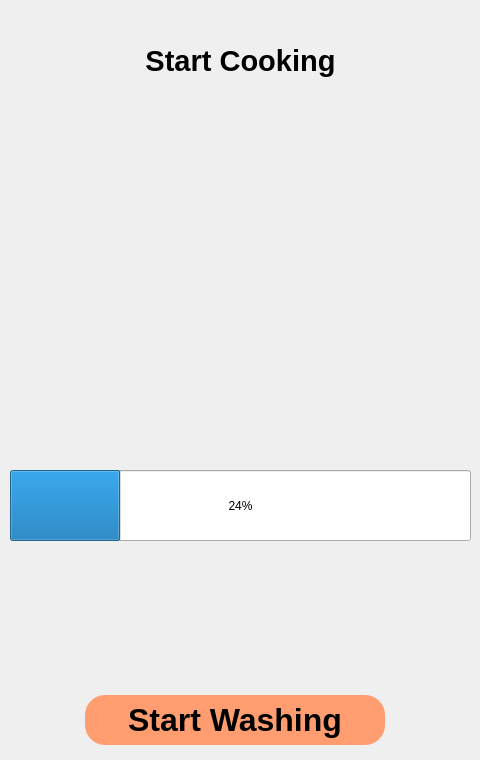
   <widget class="QWidget" name="cookingScreen">
    <attribute name="title">
     <string>cookingScreen</string>
    </attribute>
    <widget class="QLabel" name="cookingStatus">
     <property name="geometry">
      <rect>
       <x>10</x>
       <y>40</y>
       <width>461</width>
       <height>41</height>
      </rect>
     </property>
     <property name="font">
      <font>
       <pointsize>22</pointsize>
       <weight>75</weight>
       <bold>true</bold>
      </font>
     </property>
     <property name="text">
      <string>Start Cooking</string>
     </property>
     <property name="alignment">
      <set>Qt::AlignCenter</set>
     </property>
    </widget>
    <widget class="QWidget" name="horizontalLayoutWidget_9">
     <property name="geometry">
      <rect>
       <x>0</x>
       <y>690</y>
       <width>471</width>
       <height>61</height>
      </rect>
     </property>
     <layout class="QHBoxLayout" name="horizontalLayout_11">
      <item>
       <widget class="QPushButton" name="startWashButton">
        <property name="minimumSize">
         <size>
          <width>300</width>
          <height>50</height>
         </size>
        </property>
        <property name="maximumSize">
         <size>
          <width>300</width>
          <height>50</height>
         </size>
        </property>
        <property name="font">
         <font>
          <pointsize>24</pointsize>
          <weight>75</weight>
          <bold>true</bold>
         </font>
        </property>
        <property name="styleSheet">
         <string notr="true">QPushButton {
    background-color: rgb(255, 157, 112);
    border-radius: 20px;
    border-color: beige;
}
QPushButton:pressed {
    background-color: rgb(216, 131, 95);
    border-style: inset;
}</string>
        </property>
        <property name="text">
         <string>Start Washing</string>
        </property>
       </widget>
      </item>
     </layout>
    </widget>
    <widget class="QLabel" name="cookLogo">
     <property name="geometry">
      <rect>
       <x>80</x>
       <y>120</y>
       <width>311</width>
       <height>311</height>
      </rect>
     </property>
     <property name="styleSheet">
      <string notr="true">background-image: url(:/newPrefix/Images/icons/cooking.png);</string>
     </property>
     <property name="text">
      <string/>
     </property>
     <property name="pixmap">
      <pixmap resource="images.qrc">:/newPrefix/Images/icons/cooking.png</pixmap>
     </property>
     <property name="scaledContents">
      <bool>true</bool>
     </property>
    </widget>
    <widget class="QProgressBar" name="cookingProgress">
     <property name="geometry">
      <rect>
       <x>10</x>
       <y>470</y>
       <width>461</width>
       <height>71</height>
      </rect>
     </property>
     <property name="value">
      <number>24</number>
     </property>
    </widget>
    <widget class="QLabel" name="washLogo">
     <property name="geometry">
      <rect>
       <x>80</x>
       <y>110</y>
       <width>311</width>
       <height>311</height>
      </rect>
     </property>
     <property name="styleSheet">
      <string notr="true">background-image: url(:/newPrefix/Images/icons/cooking.png);</string>
     </property>
     <property name="text">
      <string/>
     </property>
     <property name="pixmap">
      <pixmap>Images/icons/washLogo.jpg</pixmap>
     </property>
     <property name="scaledContents">
      <bool>true</bool>
     </property>
    </widget>
   </widget>
